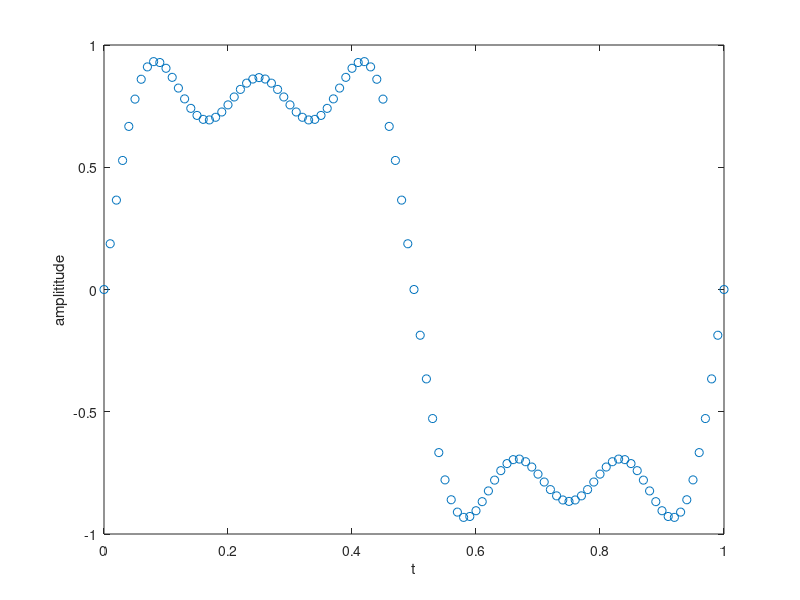

Source code (MATLAB):
t = 0:0.01:1;
k = 1:2:5;
xt = sin(2*pi*t'*k)*(1./k');
xt = xt';

plot(t,xt,'o');
xlabel('t');
ylabel('amplititude');
